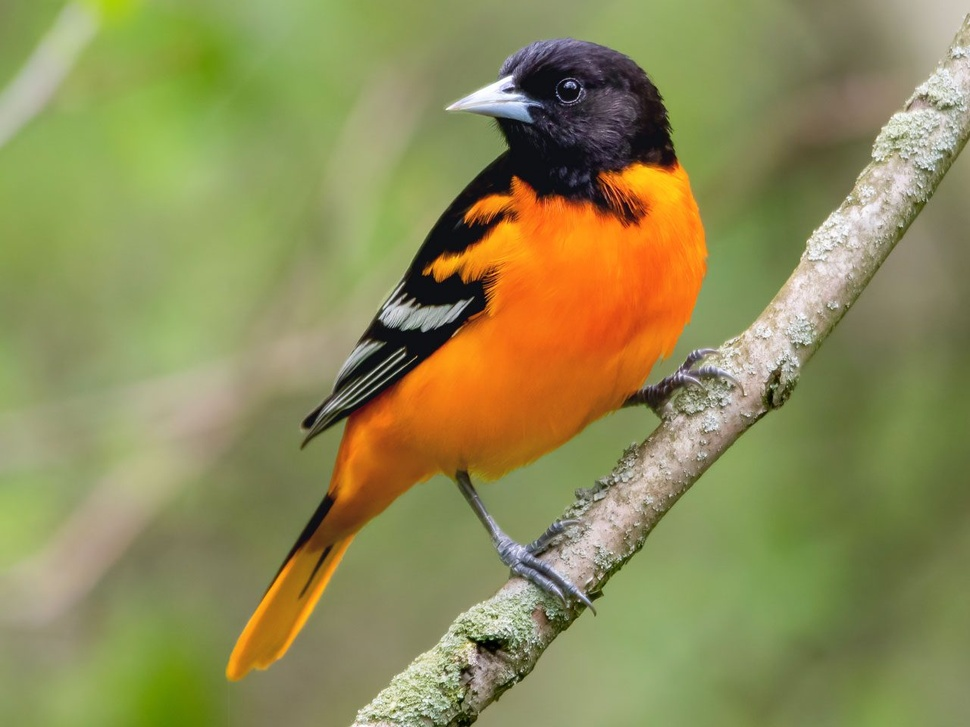
#> input picture lesson-6-threshold/data/bird.jpg, 970 x 727 px, shrunk from 1280 x 960 before the run
$ python global-threshold.py
#> lines starting #> are read from the running program, lines starting #| are printed output that depends on the picture; after the words box and inside, x2 and y2 are one past the last pixel; in counts of white or black regions, pixels touching at a corner belong together
import os
import cv2

img = cv2.imread(os.path.join('.', 'data', 'bird.jpg'))
#> img is the input picture: shape (727, 970, 3); mean B, G, R 86.8, 139.8, 142.7

img_gray = cv2.cvtColor(img, cv2.COLOR_BGR2GRAY)
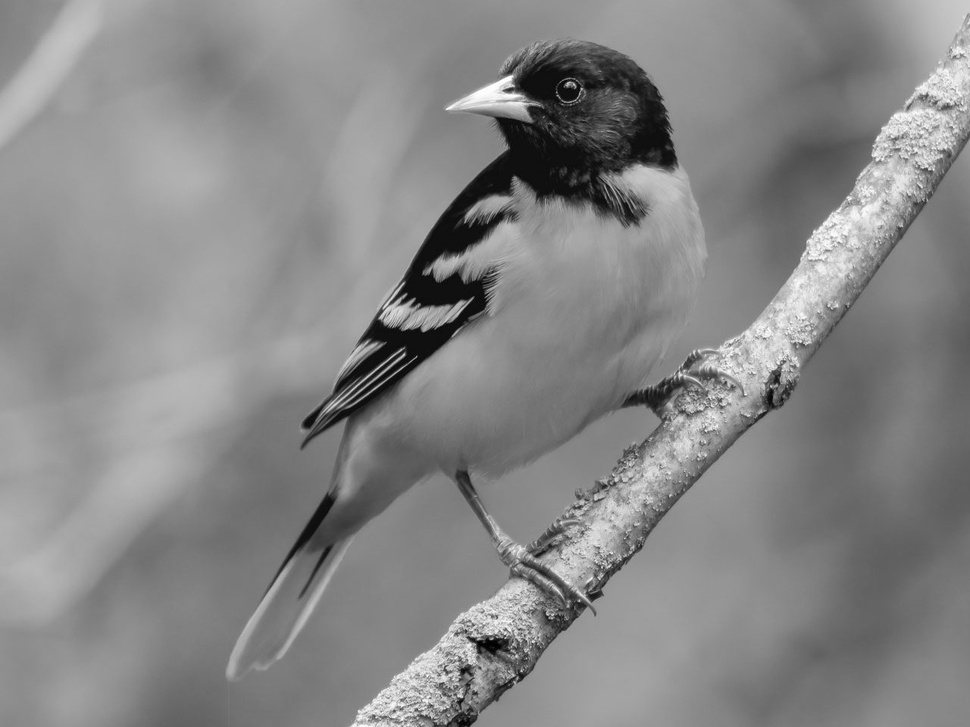
#> img_gray: shape (727, 970); min 0, max 255, mean 134.6

ret, thres = cv2.threshold(img_gray, 80, 255, cv2.THRESH_BINARY)
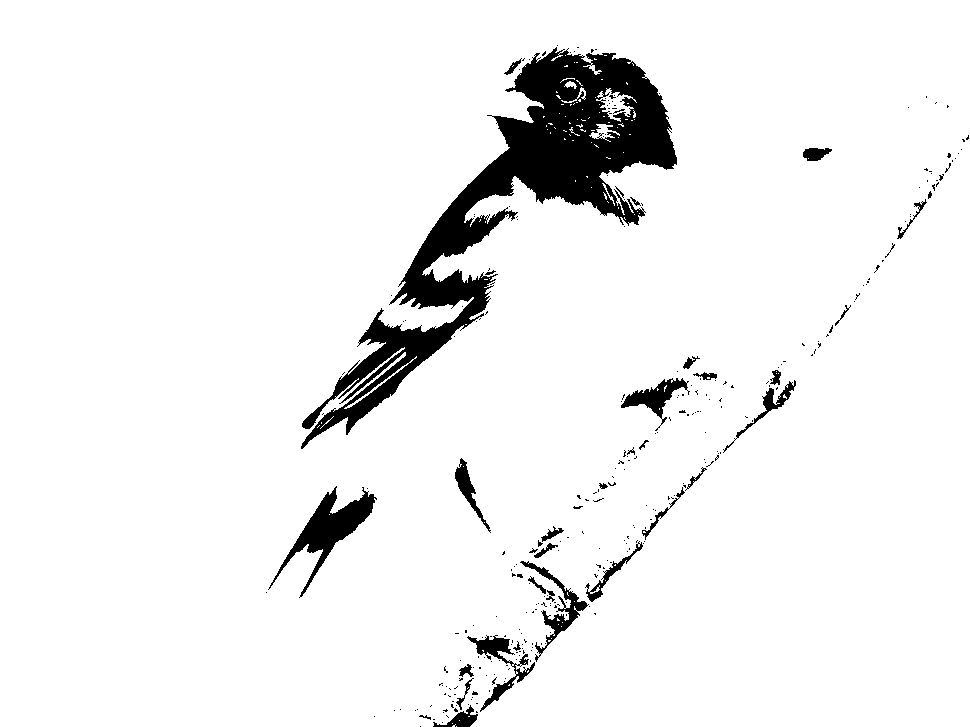
#> thres: shape (727, 970); 94% white; 307 black regions (272 under 20 px), largest, box (x1, y1, x2, y2) and area: (301, 47, 677, 449) 31556, (268, 486, 377, 598) 2956, (520, 561, 589, 662) 1126

cv2.imshow('original image', img)
cv2.imshow('threshold image', thres)
cv2.waitKey(0)
cv2.destroyAllWindows()

$ run again, with lesson-6-threshold/data/handwritten.jpg copied over lesson-6-threshold/data/bird.jpg
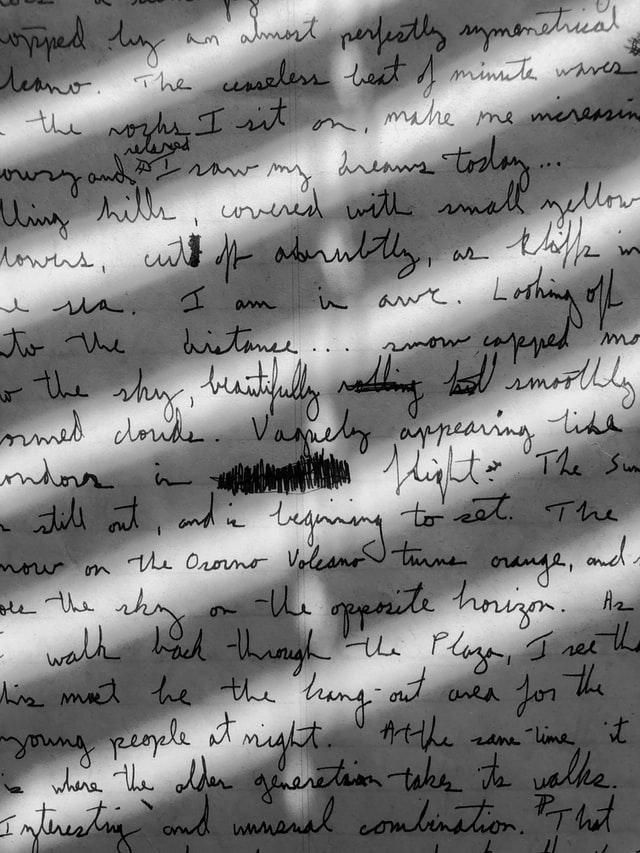
#> input picture lesson-6-threshold/data/handwritten.jpg, 640 x 853 px
#> img is the input picture: shape (853, 640, 3); min 0, max 255, mean 129.4
#> `ret, thres = cv2.threshold(img_gray, 80, 255, cv2.THRESH_BINARY)`:
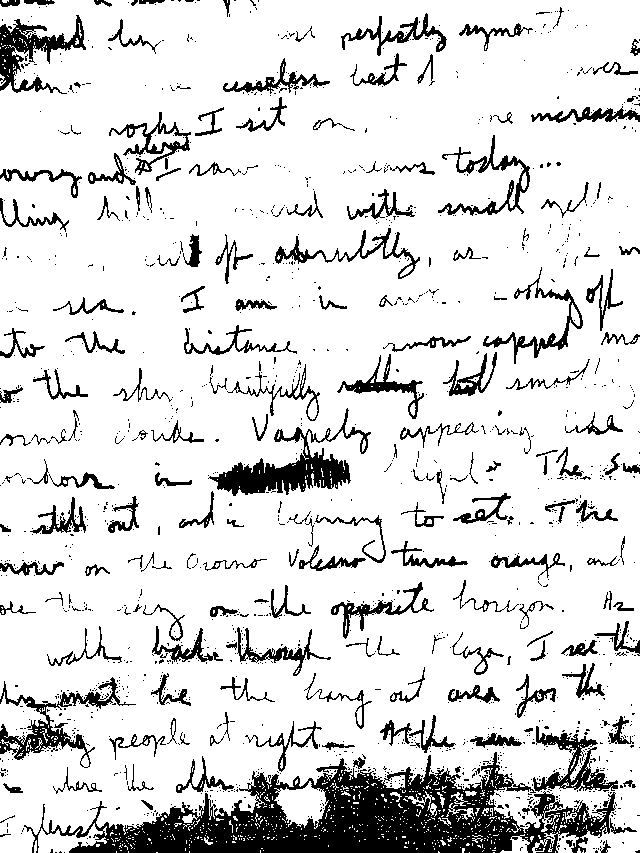
#> thres: shape (853, 640); 85.8% white; 1480 black regions (1291 under 20 px), largest, box (x1, y1, x2, y2) and area: (24, 752, 637, 853) 24593, (208, 408, 371, 496) 4025, (0, 677, 136, 768) 2431
